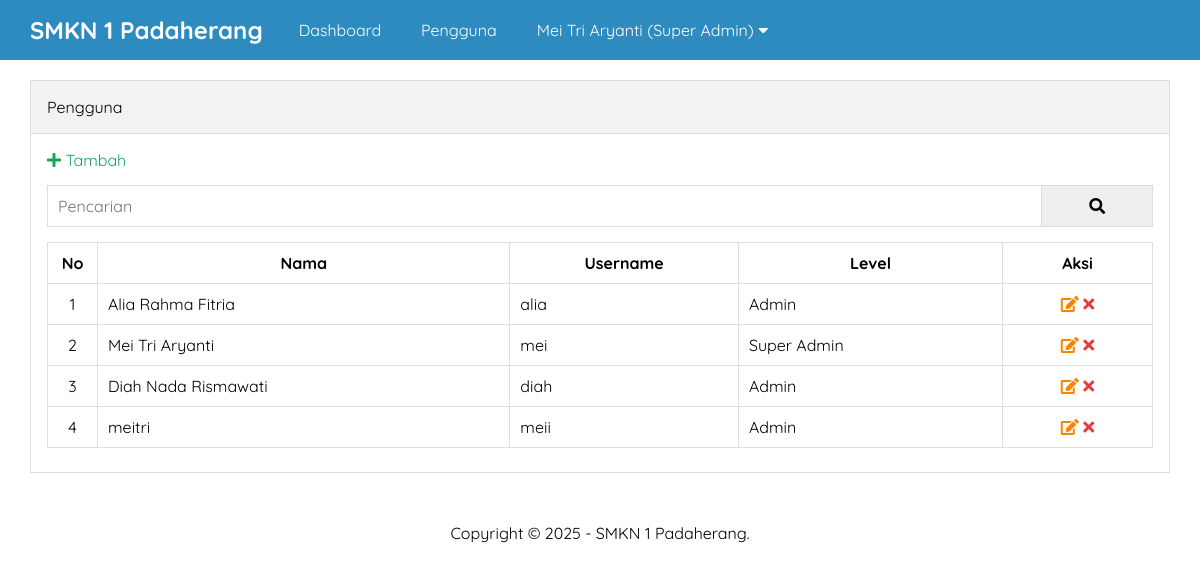
Page /jurusan.php (signed in) on the committed database.
### tables this page shows
CREATE TABLE `tb_pengguna` (
  `id` int(11) NOT NULL,
  `nama` varchar(30) NOT NULL,
  `username` varchar(30) NOT NULL,
  `password` varchar(50) NOT NULL,
  `level` enum('Super Admin','Admin','','') NOT NULL,
  `created_at` timestamp NOT NULL DEFAULT current_timestamp() ON UPDATE current_timestamp(),
  `update_at` datetime DEFAULT NULL
);

### jurusan.php (the view, shortened to what this page needs)
<?php include 'header.php' ?>
<div class="content">
    <div class="container">
        <div class="box">
            <div class="box-header">
                Pengguna
            </div>
            <div class="box-body">
                <a href="tambah-pengguna.php" class="text-green"><i class="fa fa-plus"></i>  Tambah</a>
                <form action="">
                    <div class="input-group">
                        <input type="text" name="key" placeholder="Pencarian">
                        <button type="submit"><i class="fa fa-search"></i></button>
                    </div>
                </form>
                <table class="table">
                    <thead>
                        <tr>
                            <th>No</th>
                            <th>Nama</th>
                            <th>Username</th>
                            <th>Level</th>
                            <th>Aksi</th>
                        </tr>
                    </thead>
                    <tbody>
                        <?php
                        $no = 1;
                        $where = " WHERE 1=1 ";
                        $sql = "SELECT * FROM tb_pengguna $where ORDER BY id DESC";
                        $pengguna = mysqli_query($conn, $sql) or die("Query error: ".mysqli_error($conn));
                        if(mysqli_num_rows($pengguna) > 0){
                            while($p = mysqli_fetch_assoc($pengguna)){
                        ?>
                        <tr>
                            <td><?= $no++ ?></td>
                            <td><?= $p['nama'] ?></td>
                            <td><?= $p['username'] ?></td>
                            <td><?= $p['level'] ?></td>
                            <td>
                                <a href="edit-pengguna.php?id=<?= $p['id'] ?>" title="Edit Data" class="text-orange"><i class="fa fa-edit"></i></a>
                                <a href="hapus.php?idpengguna=<?= $p['id'] ?>" onclick="return confirm('Yakin ingin hapus ?')" title="Hapus Data" class="text-red"><i class="fa fa-times"></i></a>
                            </td>
                        </tr>
                        <?php }}else{ ?>
                        <tr>
                            <td colspan="5">Data tidak ada</td>
                        </tr>
                        <?php } ?>
                    </tbody>
                </table>
            </div>
        </div>
    </div>
</div>
<?php include 'footer.php' ?>

### style.css (style rules this page uses)
* { margin:0; padding:0; font-family: 'Quicksand', sans-serif; box-sizing: border-box; }
a { text-decoration: none; }
.container { width: 1140px; margin:0 auto; }
.container::after { content: ""; display: block; clear: both; }
.box { border:1px solid #ddd; background-color: #fff; }
.box-header { padding:16px; border-bottom:1px solid #ddd; background-color: #f2f2f2; }
.box-body { padding:16px; }
form { margin:15px 0; }
.content { padding:80px 0 30px 0; }
.table { width:100%; border-collapse: collapse; margin:8px 0; }
.table th, .table td { border:1px solid #ddd; padding:10px; }
.table td:first-child { width:50px; text-align: center; }
.table td:last-child { width:150px; text-align: center; }
.text-red { color: #E43D40; }
.text-orange { color: #FF8300; }
.text-green { color: #18A558; }
.input-group:after { content: ""; clear: both; display: block; }
.input-group input[type="text"] { width: 90%; padding: 10px; font-size: 16px; float: left; border:1px solid #ddd; }
.input-group button { width: 10%; padding: 10px; font-size: 16px; float: left; border:1px solid #ddd; border-left: none; }

### rows in the picture
tb_pengguna: nama "Alia Rahma Fitria", username "alia", level "Admin"
tb_pengguna: nama "Mei Tri Aryanti", username "mei", level "Super Admin"
tb_pengguna: nama "Diah Nada Rismawati", username "diah", level "Admin"
tb_pengguna: nama "meitri", username "meii", level "Admin"

### other values in the picture
$_SESSION['uname'] "Mei Tri Aryanti"
$_SESSION['ulevel'] "Super Admin"
